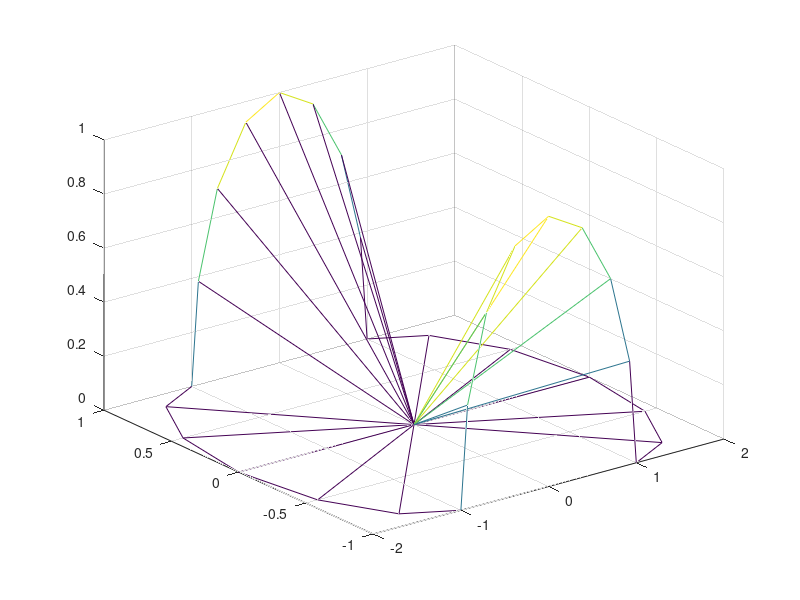

Recreate this plot in MATLAB. (Note: this script raises an error after producing the figure.)
[Bx,By,Bz] = deal(zeros(9,7));

phi = linspace(0,pi,7);
psi = linspace(0,pi,9);
Bx(1,:) = 1+sin(phi);
By(1,:) = -cos(phi);
Bx(9,:) = -1-sin(phi);
By(9,:) = -cos(phi);
Bx(:,1) = cos(psi);
By(:,1) = -1;

Bz(:,1) = sin(psi);
Bx(:,7) = cos(psi);
By(:,7) = 1;
Bz(:,7) = sin(psi);

mesh(Bx, By, Bz,  'FaceColor', 'None');
%Kontrolne tocke Coonsove ploskve:
[Bx,By,Bz] = coons(Bx,By,Bz);

%Tocke na ploskvi:
u = linspace(0,1,100);
v = linspace(0,1,100);

[bx, by, bz] = bezier2(Bx,By,Bz,u,v);

%graf
surf(bx, by, bz); %nariše krivuljo na sliki oziroma vkrivljeno ploskev majhnih pravokotničkov, ki se ne prilegajo popolnoma funkciji mesh
hold on
mesh(Bx, By, Bz, 'FaceColor', 'None');  %prozorne pravokotnike naredi v pravi obliki
hold on
